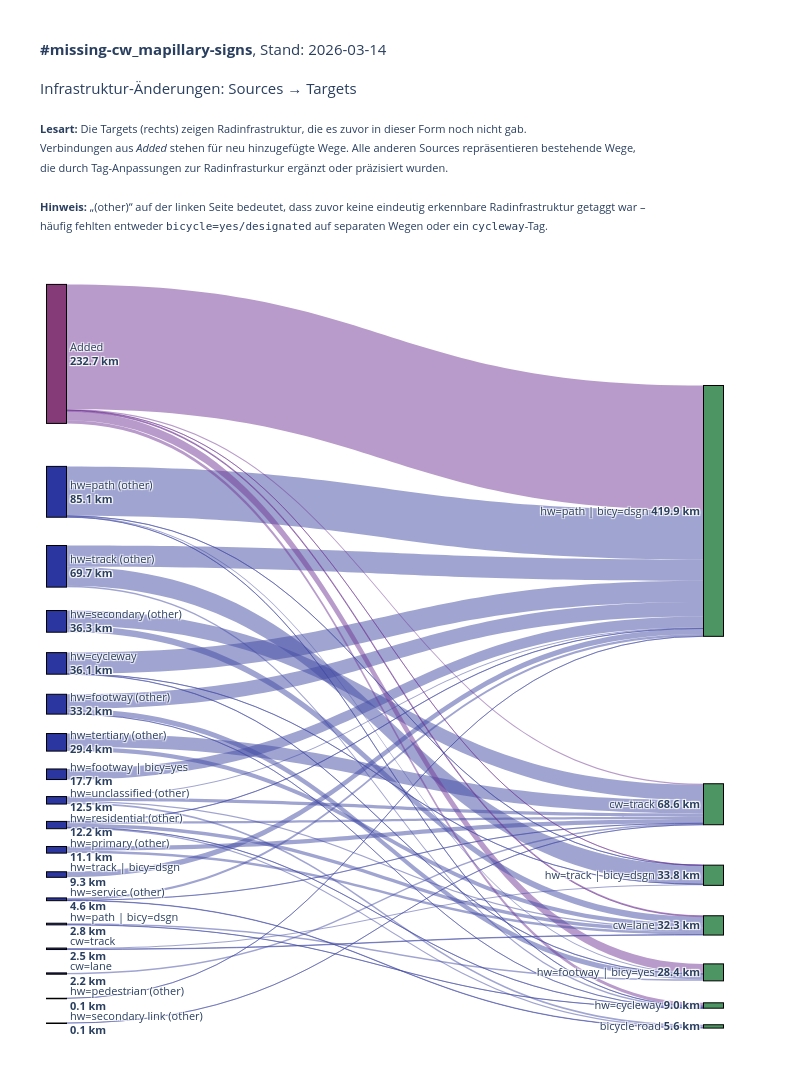

This figure's notebook cell:
### Code cell
# Sankey-Diagramm mit plotly erstellen (mit differenzierten Quellen)
import plotly.graph_objects as go
import numpy as np

# Erstelle Sankey-Daten
sankey_df = get_infrastructure_analysis_sankey()

# Filtere nur positive Werte
sankey_df = sankey_df[sankey_df['value'] > 0].copy()

# Hole alle eindeutigen Sources und Targets
sources = sorted(sankey_df['source'].unique())
targets = sorted(sankey_df['target'].unique())

# Berechne Gesamtwerte für Farbcodierung und Sortierung
source_totals = sankey_df.groupby('source')['value'].sum().to_dict()
target_totals = sankey_df.groupby('target')['value'].sum().to_dict()

# Sortiere nach Gesamtwert für bessere Positionierung
sources = sorted(sources, key=lambda x: source_totals.get(x, 0), reverse=True)
targets = sorted(targets, key=lambda x: target_totals.get(x, 0), reverse=True)

# Erstelle Liste aller Knoten: Sources links, Targets rechts (auch wenn sie überlappen)
# Jeder Knoten erscheint zweimal wenn er sowohl Source als auch Target ist
all_nodes = sources + targets
# Erstelle Indizes: Sources bekommen Indizes 0..len(sources)-1, Targets bekommen len(sources)..len(sources)+len(targets)-1
source_indices_map = {source: idx for idx, source in enumerate(sources)}
target_indices_map = {target: len(sources) + idx for idx, target in enumerate(targets)}

# Erstelle source, target und value Listen für plotly
source_indices = []
target_indices = []
values = []
link_colors = []

# Farben definieren
color_added = 'rgba(114, 56, 150, 0.5)'
color_other = 'rgba(67, 75, 163, 0.5)'

for _, row in sankey_df.iterrows():
    source = row['source']
    target = row['target']
    value = row['value']
    
    # Verwende separate Indizes für Sources (links) und Targets (rechts)
    source_indices.append(source_indices_map[source])
    target_indices.append(target_indices_map[target])
    values.append(value)
    
    # Farbe basierend auf Source
    if source == 'Added':
        link_colors.append(color_added)
    else:
        link_colors.append(color_other)

# Erstelle Knoten-Farben und Labels
node_colors = []
node_labels = []
node_x = []  # X-Positionen: 0 für Sources, 1 für Targets
node_y = []  # Y-Positionen: proportional zu Werten

# Berechne Y-Positionen für Sources (proportional zu Werten)
source_total = sum(source_totals.values())
y_current = 0
source_y_positions = {}
for source in sources:
    total = source_totals.get(source, 0)
    if total > 0:
        height = total / source_total if source_total > 0 else 0
        source_y_positions[source] = y_current + height / 2
        y_current += height

# Berechne Y-Positionen für Targets (proportional zu Werten)
target_total = sum(target_totals.values())
y_current = 0
target_y_positions = {}
for target in targets:
    total = target_totals.get(target, 0)
    if total > 0:
        height = total / target_total if target_total > 0 else 0
        target_y_positions[target] = y_current + height / 2 
        y_current += height


# # Berechne Y-Positionen für Targets (proportional zu Werten) + variable Gaps
# target_total = sum(target_totals.values())

# # Parameter zum Tuning
# min_height = 0.012      # Mindest-"Höhe" pro Node (macht kleine Nodes lesbarer)
# gap_base   = 0.002      # Grundabstand zwischen Nodes
# gap_scale  = 0.020      # wie stark kleine Nodes extra Abstand bekommen

# # 1) Roh-Heights
# heights = np.array([target_totals.get(t, 0) / target_total for t in targets], dtype=float)

# # 2) Mindesthöhe erzwingen (optional, aber sehr hilfreich bei vielen kleinen Nodes)
# heights = np.maximum(heights, min_height)

# # 3) Variable Gaps: kleine Nodes bekommen mehr Abstand
# #    (wenn height klein => (h_max - h) groß => gap groß)
# h_max = heights.max() if len(heights) else 0
# gaps = gap_base + gap_scale * (h_max - heights)

# # 4) Normalisieren: Sum(heights) + Sum(gaps) muss in [0..1] passen
# total_span = heights.sum() + gaps.sum()
# heights = heights / total_span
# gaps    = gaps    / total_span

# # 5) Midpoints berechnen
# target_y_positions = {}
# y_current = 0.0
# for t, h, g in zip(targets, heights, gaps):
#     target_y_positions[t] = y_current + h / 2
#     y_current += h + g

###############################
import numpy as np

def compute_y_positions(items, totals, min_height=0.012, gap_base=0.002, gap_scale=0.020):
    total_sum = sum(totals.values())
    if total_sum == 0:
        return {item: 0.5 for item in items}

    # 1) Roh-Heights
    heights = np.array([totals.get(i, 0) / total_sum for i in items], dtype=float)

    # 2) Mindesthöhe erzwingen
    heights = np.maximum(heights, min_height)

    # 3) Variable Gaps (kleine Nodes → größerer Abstand)
    h_max = heights.max()
    gaps = gap_base + gap_scale * (h_max - heights)

    # 4) Normalisieren
    total_span = heights.sum() + gaps.sum()
    heights /= total_span
    gaps    /= total_span

    # 5) Midpoints berechnen
    y_positions = {}
    y_current = 0.0
    for item, h, g in zip(items, heights, gaps):
        y_positions[item] = y_current + h / 2
        y_current += h + g

    return y_positions

source_y_positions = compute_y_positions(
    sources,
    source_totals,
    min_height=0.024,   # Sources meist weniger → etwas größer
    gap_base=0.02,
    gap_scale=0.020
)

target_y_positions = compute_y_positions(
    targets,
    target_totals,
    min_height=0.012,
    gap_base=0.002,
    gap_scale=0.020
)



# Erstelle Knoten-Arrays: Zuerst alle Sources, dann alle Targets
# Sources (links)
for source in sources:
    node_x.append(0.05)  # Links für Sources, mit etwas Abstand zum Rand
    node_y.append(source_y_positions.get(source, 0))
    if source == 'Added':
        node_colors.append("#843b77")
    else:
        node_colors.append("#2c36a0")
    # Label mit Gesamtwert - kürzere Formatierung
    total = source_totals.get(source, 0)
    label = source.replace('_other', ' (other)').replace('bicycle=designated', '| bicy=dsgn').replace('bicycle=yes', '| bicy=yes').replace('_', ' ')
    if len(label) > 30:
        label = label[:27] + '...'
    node_labels.append(f'{label}<br><b>{total:.1f} km</b>')

# Targets (rechts)
for target in targets:
    node_x.append(0.95)  # Rechts für Targets, mit etwas Abstand zum Rand
    node_y.append(target_y_positions.get(target, 0))
    node_colors.append("#4d9663")
    total = target_totals.get(target, 0)
    label = target.replace('bicycle=designated', '| bicy=dsgn').replace('bicycle=yes', '| bicy=yes').replace('_', ' ')
    if len(label) > 30:
        label = label[:27] + '...'
    node_labels.append(f'{label} <b>{total:.1f} km</b>')

# Erstelle das Sankey-Diagramm
fig = go.Figure(data=[go.Sankey(
    arrangement='perpendicular',  # Bessere Anordnung der Links
    node=dict(
        pad=25,  # Mehr Abstand zwischen Knoten
        thickness=20,  # Dickere Knoten für bessere Lesbarkeit
        line=dict(color="black", width=1),
        label=node_labels,
        color=node_colors,
        x=node_x,
        y=node_y
    ),
    link=dict(
        source=source_indices,
        target=target_indices,
        value=values,
        color=link_colors,
        hovertemplate='<b>%{source.label}</b> → <b>%{target.label}</b><br>Wert: <b>%{value:.1f} km</b><extra></extra>'
    )
)])

print (node_y)

fig.update_layout(
    #title_text="<b>#missing-cw_mapillary-signs</b>, by 2025-12-01 <br><br> Infrastruktur-Änderungen: Sources → Targets <br>",
    title_text=(
    "<b>#missing-cw_mapillary-signs</b>, Stand: "+ DATE_SNAPSHOT +"<br><br>" 
    "Infrastruktur-Änderungen: Sources → Targets<br><br>"
    "<span style='font-size:11px;'>"
    "<b>Lesart:</b> Die Targets (rechts) zeigen Radinfrastruktur, "
    "die es zuvor in dieser Form noch nicht gab. <br>"
    "Verbindungen aus <i>Added</i> stehen für neu hinzugefügte Wege. "
    "Alle anderen Sources repräsentieren bestehende Wege, <br>"
    "die durch Tag-Anpassungen zur Radinfrasturkur ergänzt oder präzisiert wurden.<br>"
    "<br>"
    "<b>Hinweis:</b> „(other)“ auf der linken Seite bedeutet, "
    "dass zuvor keine eindeutig erkennbare Radinfrastruktur "
    "getaggt war – <br>häufig fehlten entweder "
    "<span style='font-family:monospace;font-size:11px;'>bicycle=yes/designated</span>"
    " auf separaten Wegen oder ein "
    "<span style='font-family:monospace;font-size:11px;'>cycleway</span>"
    "-Tag.</span>"

) ,
    font_size=11,
    height=1200,
    width=800,  # Etwas breiter für bessere Darstellung
    margin=dict(l=20, r=50, t=260, b=50),  # Mehr Rand für Labels
        title=dict(
        y=0.95,
        yanchor="top"
    ),
)

fig.show()

### Figure 1 — Plotly figure (JSON) as saved in the notebook; plotly's stock layout.template omitted (floating-point values rounded to 4 significant figures)
{"data": [{"arrangement": "perpendicular", "link": {"color": ["rgba(114, 56, 150, 0.5)", "rgba(67, 75, 163, 0.5)", "rgba(67, 75, 163, 0.5)", "rgba(67, 75, 163, 0.5)", "rgba(67, 75, 163, 0.5)", "rgba(67, 75, 163, 0.5)", "rgba(67, 75, 163, 0.5)", "rgba(67, 75, 163, 0.5)", "rgba(67, 75, 163, 0.5)", "rgba(114, 56, 150, 0.5)", "rgba(67, 75, 163, 0.5)", "rgba(67, 75, 163, 0.5)", "rgba(67, 75, 163, 0.5)", "rgba(67, 75, 163, 0.5)", "rgba(67, 75, 163, 0.5)", "rgba(67, 75, 163, 0.5)", "rgba(67, 75, 163, 0.5)", "rgba(114, 56, 150, 0.5)", "rgba(67, 75, 163, 0.5)", "rgba(67, 75, 163, 0.5)", "rgba(67, 75, 163, 0.5)", "rgba(67, 75, 163, 0.5)", "rgba(67, 75, 163, 0.5)", "rgba(67, 75, 163, 0.5)", "rgba(67, 75, 163, 0.5)", "rgba(67, 75, 163, 0.5)", "rgba(67, 75, 163, 0.5)", "rgba(114, 56, 150, 0.5)", "rgba(67, 75, 163, 0.5)", "rgba(67, 75, 163, 0.5)", "rgba(67, 75, 163, 0.5)", "rgba(114, 56, 150, 0.5)", "rgba(67, 75, 163, 0.5)", "rgba(67, 75, 163, 0.5)", "rgba(67, 75, 163, 0.5)", "rgba(67, 75, 163, 0.5)", "rgba(67, 75, 163, 0.5)", "rgba(67, 75, 163, 0.5)", "rgba(67, 75, 163, 0.5)", "rgba(67, 75, 163, 0.5)", "rgba(67, 75, 163, 0.5)", "rgba(67, 75, 163, 0.5)", "rgba(114, 56, 150, 0.5)", "rgba(67, 75, 163, 0.5)", "rgba(67, 75, 163, 0.5)", "rgba(67, 75, 163, 0.5)"], "hovertemplate": "<b>%{source.label}</b> → <b>%{target.label}</b><br>Wert: <b>%{value:.1f} km</b><extra></extra>", "source": [0, 1, 2, 4, 2, 3, 5, 6, 7, 0, 3, 11, 5, 6, 10, 9, 8, 0, 10, 9, 12, 8, 13, 2, 15, 9, 8, 0, 1, 8, 14, 0, 14, 12, 4, 9, 12, 1, 9, 1, 13, 5, 0, 4, 17, 16], "target": [18, 18, 18, 18, 20, 19, 18, 19, 18, 22, 21, 18, 22, 21, 19, 21, 19, 23, 21, 19, 18, 24, 22, 23, 19, 24, 21, 19, 22, 18, 20, 21, 21, 24, 22, 18, 19, 23, 23, 20, 23, 23, 20, 20, 19, 18], "value": [208.6, 82.7, 35.7, 35.5, 31.5, 25.5, 24.4, 22.2, 17.7, 14.9, 10.8, 9.3, 8.6, 7.2, 6.9, 5.7, 5.7, 5.5, 4.2, 3.8, 3.7, 2.9, 2.6, 2.5, 2.2, 2.1, 2, 1.9, 1.9, 1.9, 1.7, 1.6, 0.8, 0.6, 0.4, 0.3, 0.3, 0.3, 0.3, 0.2, 0.2, 0.2, 0.2, 0.2, 0.1, 0.1]}, "node": {"color": ["#843b77", "#2c36a0", "#2c36a0", "#2c36a0", "#2c36a0", "#2c36a0", "#2c36a0", "#2c36a0", "#2c36a0", "#2c36a0", "#2c36a0", "#2c36a0", "#2c36a0", "#2c36a0", "#2c36a0", "#2c36a0", "#2c36a0", "#2c36a0", "#4d9663", "#4d9663", "#4d9663", "#4d9663", "#4d9663", "#4d9663", "#4d9663"], "label": ["Added<br><b>232.7 km</b>", "hw=path (other)<br><b>85.1 km</b>", "hw=track (other)<br><b>69.7 km</b>", "hw=secondary (other)<br><b>36.3 km</b>", "hw=cycleway<br><b>36.1 km</b>", "hw=footway (other)<br><b>33.2 km</b>", "hw=tertiary (other)<br><b>29.4 km</b>", "hw=footway | bicy=yes<br><b>17.7 km</b>", "hw=unclassified (other)<br><b>12.5 km</b>", "hw=residential (other)<br><b>12.2 km</b>", "hw=primary (other)<br><b>11.1 km</b>", "hw=track | bicy=dsgn<br><b>9.3 km</b>", "hw=service (other)<br><b>4.6 km</b>", "hw=path | bicy=dsgn<br><b>2.8 km</b>", "cw=track<br><b>2.5 km</b>", "cw=lane<br><b>2.2 km</b>", "hw=pedestrian (other)<br><b>0.1 km</b>", "hw=secondary link (other)<br><b>0.1 km</b>", "hw=path | bicy=dsgn <b>419.9 km</b>", "cw=track <b>68.6 km</b>", "hw=track | bicy=dsgn <b>33.8 km</b>", "cw=lane <b>32.3 km</b>", "hw=footway | bicy=yes <b>28.4 km</b>", "hw=cycleway <b>9.0 km</b>", "bicycle road <b>5.6 km</b>"], "line": {"color": "black", "width": 1}, "pad": 25, "thickness": 20, "x": [0.05, 0.05, 0.05, 0.05, 0.05, 0.05, 0.05, 0.05, 0.05, 0.05, 0.05, 0.05, 0.05, 0.05, 0.05, 0.05, 0.05, 0.05, 0.95, 0.95, 0.95, 0.95, 0.95, 0.95, 0.95], "y": [0.1201, 0.2964, 0.3917, 0.4621, 0.5159, 0.568, 0.6168, 0.6576, 0.6909, 0.7226, 0.7542, 0.7859, 0.8175, 0.8492, 0.8808, 0.9125, 0.9441, 0.9758, 0.3209, 0.696, 0.7868, 0.8509, 0.911, 0.9533, 0.9801]}, "type": "sankey"}], "layout": {"font": {"size": 11}, "height": 1200, "margin": {"b": 50, "l": 20, "r": 50, "t": 260}, "title": {"text": "<b>#missing-cw_mapillary-signs</b>, Stand: 2026-03-14<br><br>Infrastruktur-Änderungen: Sources → Targets<br><br><span style='font-size:11px;'><b>Lesart:</b> Die Targets (rechts) zeigen Radinfrastruktur, die es zuvor in dieser Form noch nicht gab. <br>Verbindungen aus <i>Added</i> stehen für neu hinzugefügte Wege. Alle anderen Sources repräsentieren bestehende Wege, <br>die durch Tag-Anpassungen zur Radinfrasturkur ergänzt oder präzisiert wurden.<br><br><b>Hinweis:</b> „(other)“ auf der linken Seite bedeutet, dass zuvor keine eindeutig erkennbare Radinfrastruktur getaggt war – <br>häufig fehlten entweder <span style='font-family:monospace;font-size:11px;'>bicycle=yes/designated</span> auf separaten Wegen oder ein <span style='font-family:monospace;font-size:11px;'>cycleway</span>-Tag.</span>", "y": 0.95, "yanchor": "top"}, "width": 800}}
